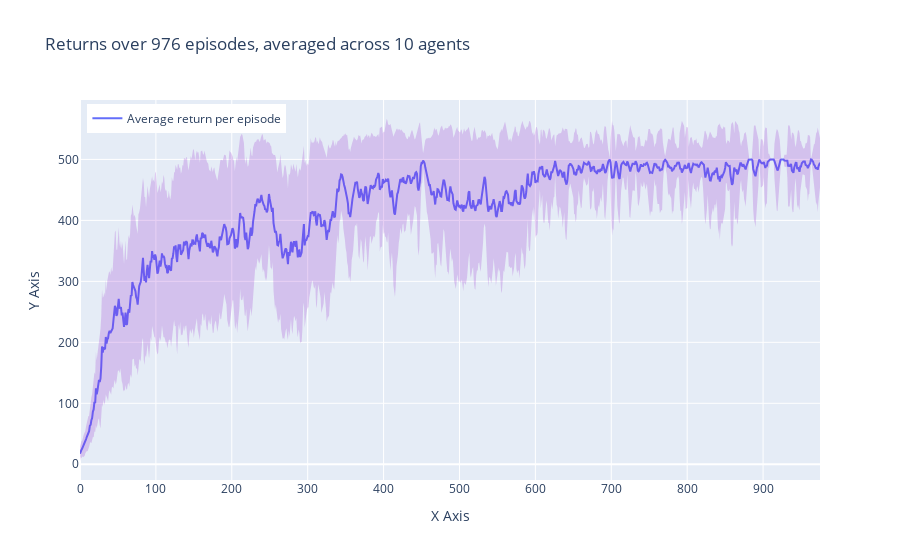

Here is the notebook cell this chart was saved with:
### Code cell
plot_performance("CartPole-v1", "parallel_ger")

### Figure 1 — Plotly figure (JSON) as saved in the notebook; plotly's stock layout.template omitted (floating-point values rounded to 4 significant figures; data arrays with more than 128 entries replaced by an {"elided": "..."} marker saying what was removed)
{"data": [{"mode": "lines", "name": "Average return per episode", "type": "scatter", "x": {"elided": "976 int values"}, "y": {"elided": "976 float values"}}, {"fill": "toself", "fillcolor": "rgba(141,20,198,0.2)", "hoverinfo": "skip", "line": {"color": "rgba(255,255,255,0)"}, "showlegend": false, "type": "scatter", "x": {"elided": "1952 int values"}, "y": {"elided": "1952 float values"}}], "layout": {"legend": {"x": 0.01, "xanchor": "left", "y": 0.99, "yanchor": "top"}, "title": {"text": "Returns over 976 episodes, averaged across 10 agents"}, "xaxis": {"title": {"text": "X Axis"}}, "yaxis": {"title": {"text": "Y Axis"}}}}
